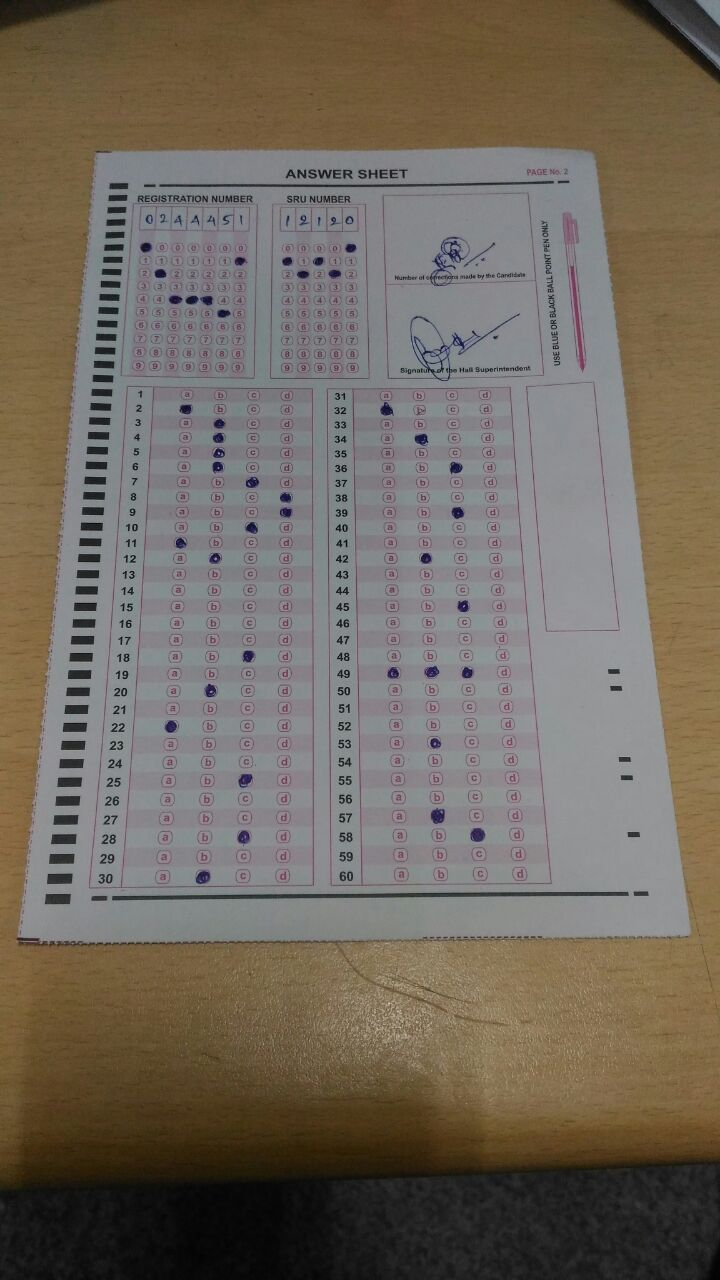
#> input picture WhatsApp Image 2018-05-16 at 3.44.03 PM.jpeg, 720 x 1280 px
$ python sharpen.py   (older library calls are emulated)
#> lines starting #> are read from the running program, lines starting #| are printed output that depends on the picture; after the words box and inside, x2 and y2 are one past the last pixel; in counts of white or black regions, pixels touching at a corner belong together
import cv2
import numpy as np
import imutils

aprrox = []

img = cv2.imread('WhatsApp Image 2018-05-16 at 3.44.03 PM.jpeg')
#> img is the input picture: shape (1280, 720, 3); mean B, G, R 94, 105.1, 113.9


img = imutils.resize(img,500)
#> img: shape (888, 500, 3)

gray = cv2.GaussianBlur(img, (9,9),0)


ret, thresh = cv2.threshold(gray,130,255,cv2.THRESH_BINARY)
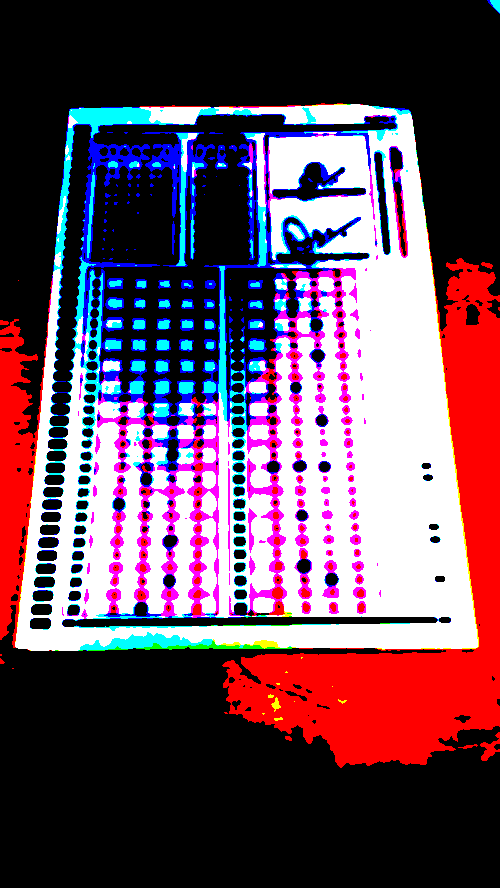
#> thresh: shape (888, 500, 3); mean B, G, R 90.5, 73, 103.2


kernel_sharpen_3 = np.array([[-1,-1,-1,-1,-1],
                             [-1,2,2,2,-1],
                             [-1,2,8,2,-1],
                             [-1,2,2,2,-1],
                             [-1,-1,-1,-1,-1]]) / 8.0

# applying different kernels to the input image
output_3 = cv2.filter2D(gray, -1, kernel_sharpen_3)
edges2 = cv2.Canny(output_3,60,200)
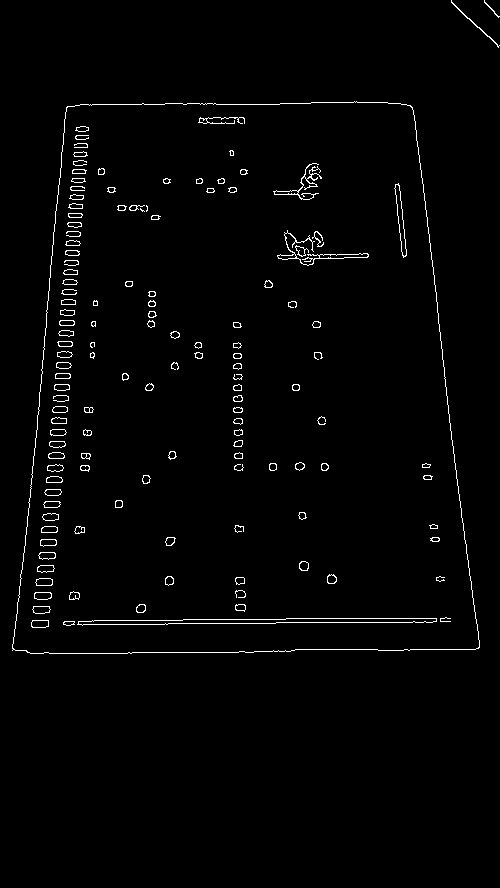
#> edges2: shape (888, 500); 1.7% white in thin lines or dots, all inside (x1, y1, x2, y2) = (12, 0, 500, 654)
z, cnts, _ = cv2.findContours(edges2, cv2.RETR_TREE, cv2.CHAIN_APPROX_SIMPLE)
#> cnts = 247 contours, 33 with area under 20; largest, box (x1, y1, x2, y2) and area: (12, 101, 480, 654) 221736, (12, 101, 480, 654) 221727, (77, 618, 437, 626) 1386, (78, 618, 437, 626) 1383, (394, 183, 407, 258) 316
#cnts = cnts[0] if imutils.is_cv2() else cnts[1]
cnts = sorted(cnts, key = cv2.contourArea, reverse = True)
for c in cnts:
    peri = cv2.arcLength(c, True)
    approx = cv2.approxPolyDP(c, 0.02 * peri, True)
    # if our approximated contour has four points, then
    # we can assume that we have found our screen
    if len(approx) == 4:
        print(approx)
        print(len(approx),cv2.contourArea(approx))
        screenCnt = approx

        cv2.drawContours(img, [screenCnt], -1, (0, 255, 0), 3)
        pts1 = np.float32([approx[1], approx[0], approx[2], approx[3]])
        pts2 = np.float32([[0, 0], [500, 0], [0, 750], [500, 750]])

        M = cv2.getPerspectiveTransform(pts1, pts2)

        dst1 = cv2.warpPerspective(img, M, (500, 750))
        #dst1 = cv2.adaptiveThreshold(dst1, 255, cv2.ADAPTIVE_THRESH_GAUSSIAN_C, cv2.THRESH_BINARY,11,2)
        break
#> this loop made 1 pass
#> (peri, screenCnt, pts1, pts2) on pass 1: (1980.5, [[410, 105], [66, 107], [12, 650], [479, 647]], [[66, 107], [410, 105], [12, 650], [479, 647]], [[0, 0], [500, 0], [0, 750], [500, 750]])
#| [[[410 105]]
#|  [[ 66 107]]
#|  [[ 12 650]]
#|  [[479 647]]]
#| 4 220002.5
#> pass 1, `dst1 = cv2.warpPerspective(img, M, (500, 750))`:
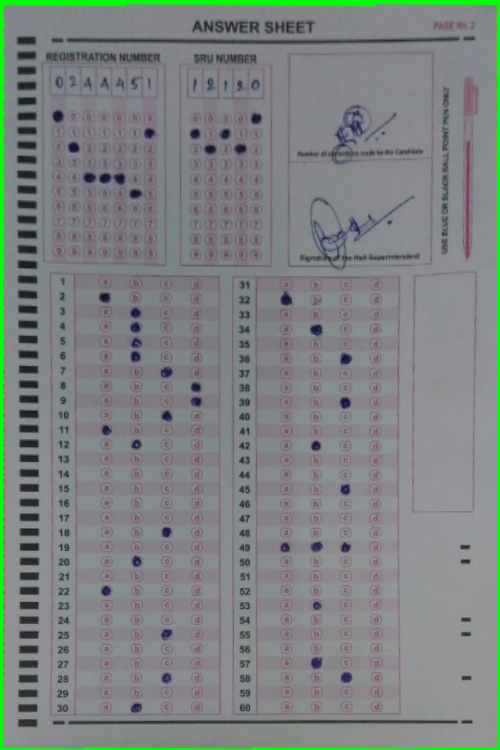
#> dst1: shape (750, 500, 3); mean B, G, R 130.4, 131.4, 125.7
#> after the loop:
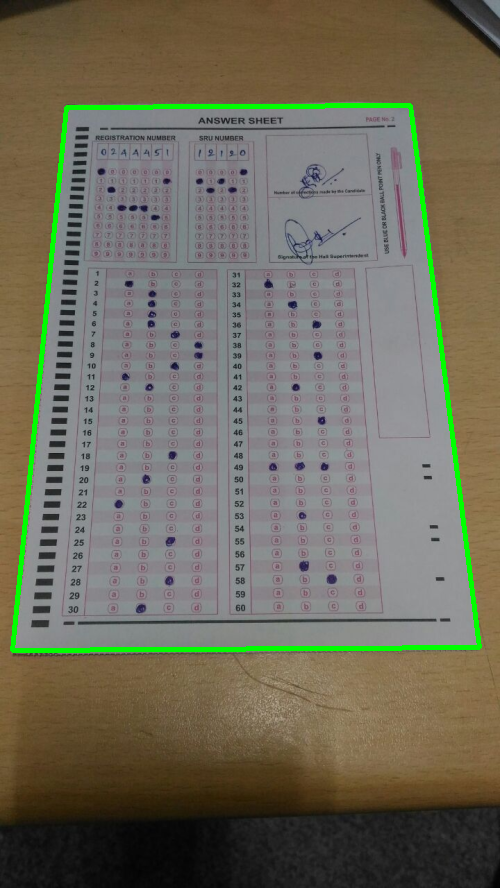
#> img: shape (888, 500, 3); mean B, G, R 91.5, 107.8, 111.1


cv2.imshow('Original', img)
cv2.imshow('Result', dst1)
cv2.waitKey(0)
cv2.destroyAllWindows()

$ run again, with WhatsApp Image 2018-05-16 at 3.44.04 PM (1).jpeg copied over WhatsApp Image 2018-05-16 at 3.44.03 PM.jpeg
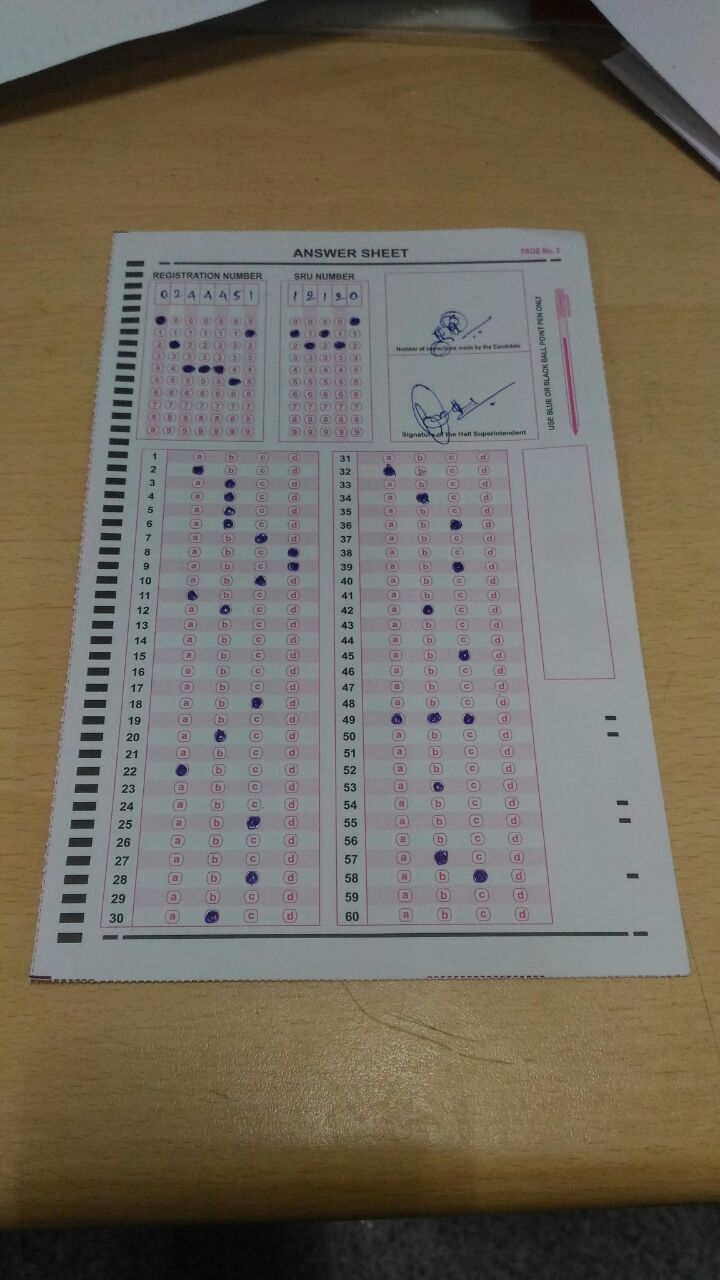
#> input picture WhatsApp Image 2018-05-16 at 3.44.04 PM (1).jpeg, 720 x 1280 px
#> img is the input picture: shape (1280, 720, 3); mean B, G, R 93.4, 106.3, 114
#> `edges2 = cv2.Canny(output_3,60,200)`:
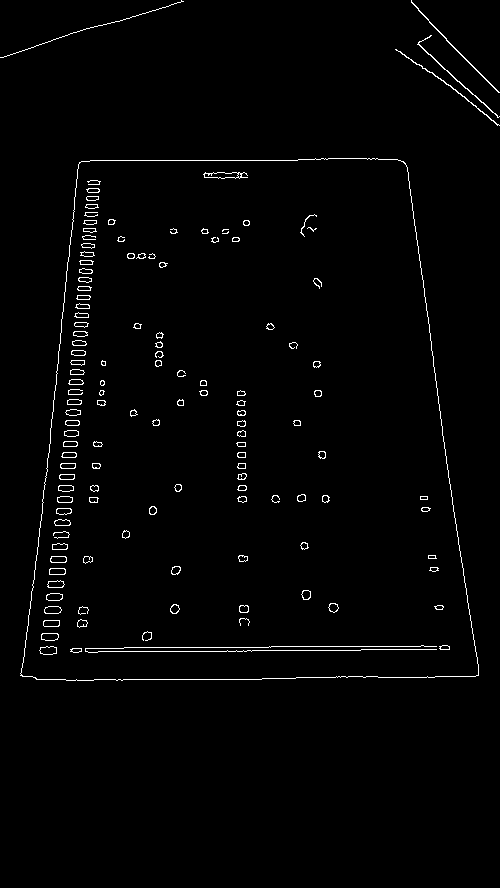
#> edges2: shape (888, 500); 1.6% white in thin lines or dots, all inside (x1, y1, x2, y2) = (0, 0, 500, 681)
#> cnts = 237 contours, 33 with area under 20; largest, box (x1, y1, x2, y2) and area: (20, 158, 479, 681) 202430, (20, 158, 479, 681) 202423, (203, 172, 248, 179) 174, (204, 172, 239, 179) 150, (39, 646, 57, 655) 113
#> the loop `for c in cnts:` made 1 pass
#> (peri, screenCnt, pts1, pts2) on pass 1: (1891.4, [[403, 161], [79, 162], [20, 675], [478, 675]], [[79, 162], [403, 161], [20, 675], [478, 675]], [[0, 0], [500, 0], [0, 750], [500, 750]])
#> (printed output is left out)
#> after the loop `for c in cnts:`:
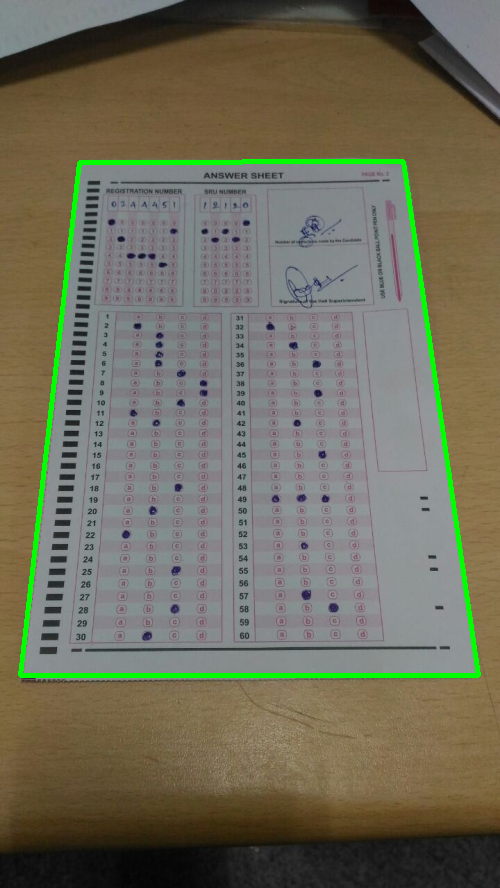
#> img: shape (888, 500, 3); mean B, G, R 91.1, 108.9, 111.4
